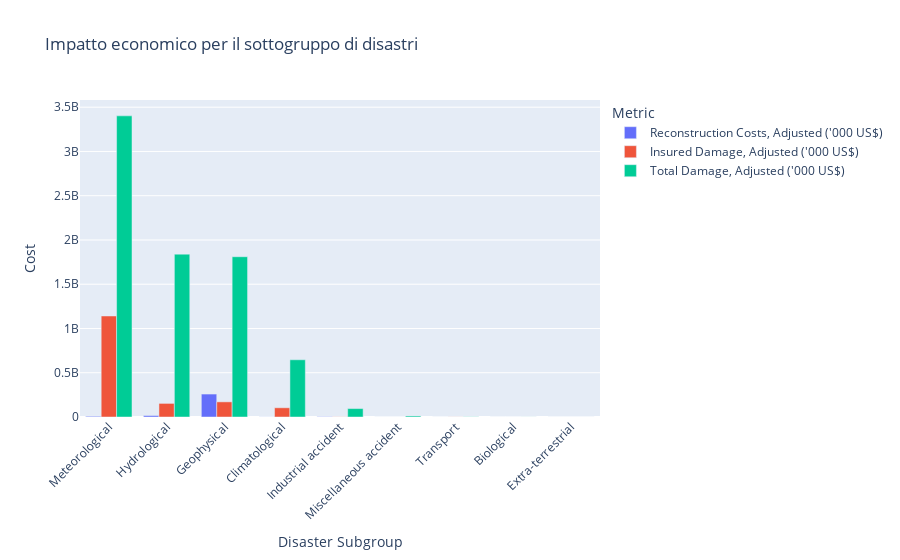

The cell this chart's notebook holds for it:
### Code cell
# Seleziona le colonne rilevanti
cols = ['Disaster Subgroup',
        "Reconstruction Costs, Adjusted ('000 US$)",
        "Insured Damage, Adjusted ('000 US$)",
        "Total Damage, Adjusted ('000 US$)"]

df_econ = df[cols].copy()

# Riempie NaN con zero
df_econ[cols[1:]] = df_econ[cols[1:]].fillna(0)

# Raggruppa per Disaster Subgroup sommando i costi
df_grouped = df_econ.groupby('Disaster Subgroup')[cols[1:]].sum()

# Ordina per Total Damage decrescente
df_grouped = df_grouped.sort_values("Total Damage, Adjusted ('000 US$)", ascending=False)

# Reset index e melt per Plotly
metrics = cols[1:]  # le colonne dei costi
df_plot = df_grouped.reset_index().melt(id_vars='Disaster Subgroup', 
                                        value_vars=metrics,
                                        var_name='Metric', 
                                        value_name='Cost')

# Plot interattivo
fig = px.bar(df_plot, 
             x='Disaster Subgroup', 
             y='Cost', 
             color='Metric', 
             barmode='group',
             title='Impatto economico per il sottogruppo di disastri')

fig.update_layout(xaxis_tickangle=-45)
fig.show()

### Figure 1 — Plotly figure (JSON) as saved in the notebook; plotly's stock layout.template omitted (floating-point values rounded to 4 significant figures)
{"data": [{"alignmentgroup": "True", "hovertemplate": "Metric=Reconstruction Costs, Adjusted ('000 US$)<br>Disaster Subgroup=%{x}<br>Cost=%{y}<extra></extra>", "legendgroup": "Reconstruction Costs, Adjusted ('000 US$)", "marker": {"color": "#636efa", "pattern": {"shape": ""}}, "name": "Reconstruction Costs, Adjusted ('000 US$)", "offsetgroup": "Reconstruction Costs, Adjusted ('000 US$)", "orientation": "v", "showlegend": true, "textposition": "auto", "type": "bar", "x": ["Meteorological", "Hydrological", "Geophysical", "Climatological", "Industrial accident", "Miscellaneous accident", "Transport", "Biological", "Extra-terrestrial"], "xaxis": "x", "y": [7822000.0, 16100000.0, 259300000.0, 822900.0, 3030000.0, 27610.0, 0.0, 0.0, 0.0], "yaxis": "y"}, {"alignmentgroup": "True", "hovertemplate": "Metric=Insured Damage, Adjusted ('000 US$)<br>Disaster Subgroup=%{x}<br>Cost=%{y}<extra></extra>", "legendgroup": "Insured Damage, Adjusted ('000 US$)", "marker": {"color": "#EF553B", "pattern": {"shape": ""}}, "name": "Insured Damage, Adjusted ('000 US$)", "offsetgroup": "Insured Damage, Adjusted ('000 US$)", "orientation": "v", "showlegend": true, "textposition": "auto", "type": "bar", "x": ["Meteorological", "Hydrological", "Geophysical", "Climatological", "Industrial accident", "Miscellaneous accident", "Transport", "Biological", "Extra-terrestrial"], "xaxis": "x", "y": [1141000000.0, 153700000.0, 171000000.0, 104300000.0, 1439000.0, 0.0, 922300.0, 0.0, 0.0], "yaxis": "y"}, {"alignmentgroup": "True", "hovertemplate": "Metric=Total Damage, Adjusted ('000 US$)<br>Disaster Subgroup=%{x}<br>Cost=%{y}<extra></extra>", "legendgroup": "Total Damage, Adjusted ('000 US$)", "marker": {"color": "#00cc96", "pattern": {"shape": ""}}, "name": "Total Damage, Adjusted ('000 US$)", "offsetgroup": "Total Damage, Adjusted ('000 US$)", "orientation": "v", "showlegend": true, "textposition": "auto", "type": "bar", "x": ["Meteorological", "Hydrological", "Geophysical", "Climatological", "Industrial accident", "Miscellaneous accident", "Transport", "Biological", "Extra-terrestrial"], "xaxis": "x", "y": [3402000000.0, 1840000000.0, 1811000000.0, 646600000.0, 95110000.0, 11700000.0, 1891000.0, 442900.0, 44440.0], "yaxis": "y"}], "layout": {"barmode": "group", "legend": {"title": {"text": "Metric"}, "tracegroupgap": 0}, "title": {"text": "Impatto economico per il sottogruppo di disastri"}, "xaxis": {"anchor": "y", "domain": [0, 1], "tickangle": -45, "title": {"text": "Disaster Subgroup"}}, "yaxis": {"anchor": "x", "domain": [0, 1], "title": {"text": "Cost"}}}}
